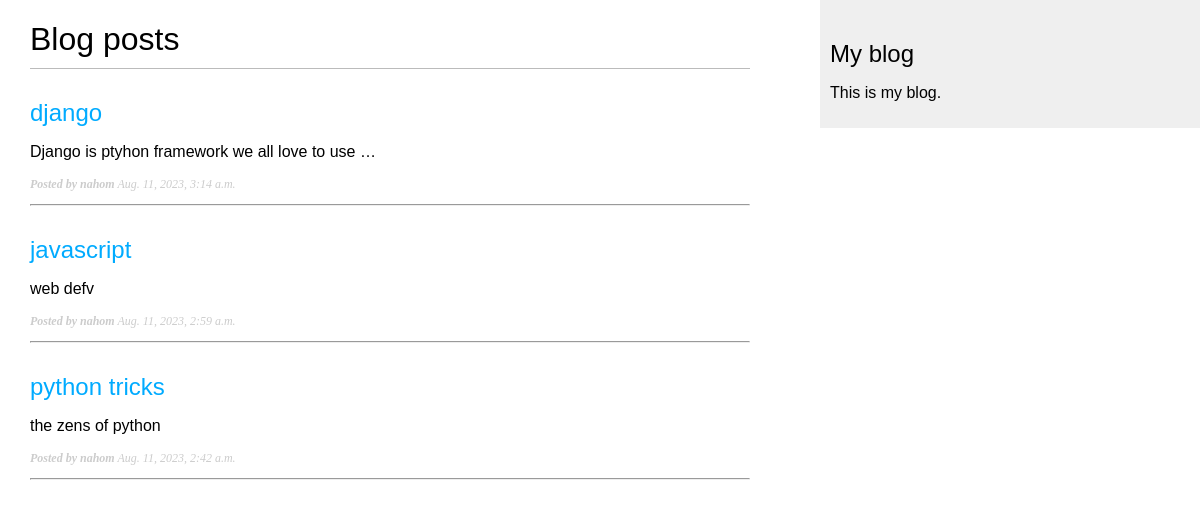
Screenshot of /blog/ with the database file from the repository.
### blog/models.py (models this page shows, shortened)
class Post(models.Model):
    class Status(models.TextChoices):
        DRAFT='DR', 'Draft'
        PUBLISHED = 'PB', 'Published'
    title = models.CharField(max_length=150)
    author = models.ForeignKey(User, on_delete=models.CASCADE, related_name='blog_posts')
    slug = models.SlugField(max_length=150, unique_for_date='publish')
    body = models.TextField()
    publish = models.DateTimeField(default=timezone.now)
    created = models.DateTimeField(auto_now_add=True)
    updated = models.DateTimeField(auto_now=True)
    status = models.CharField(max_length=2, choices=Status.choices, default=Status.DRAFT)
    objects = models.Manager()
    published = PublishedManager()
    class Meta:
        ordering = ['-publish']
        indexes = [models.Index(fields=['-publish']),]
    def get_absolute_url(self):
        return reverse('blog:post_detail', args=[self.publish.year,
                                                self.publish.month,
                                                self.publish.day,
                                                self.slug,])

### blog/views.py (the view)
# urls.py: path('', views.post_list, name='post_list'),
def post_list(request):
    posts = Post.published.all()
    return render(request, 'blog/post/list.html', {'posts': posts})

### blog/models.py (called while the page is built)
    def get_queryset(self):
        return super().get_queryset()\
            .filter(status=Post.Status.PUBLISHED)

### blog/templates/blog/post/list.html (shortened to what this page needs)
{% extends 'blog/base.html' %}
{% block content %}
    <h1>Blog posts</h1>
    {% for post in posts %}
        <h2>
            <a href="{{ post.get_absolute_url }}"> {{post.title}} </a>
        </h2>
        <p>{{ post.body|truncatewords:9|linebreaks }}</p>
        <p class="date"><b>Posted by {{post.author}}</b> <i>{{post.publish}}</i></p>
        <hr>
    {% endfor %}
{% endblock %}

### blog/static/css/blog.css (style rules this page uses)
body { margin:0; padding:0; font-family:helvetica, sans-serif; }
a { color:#00abff; text-decoration:none; }
h1 { font-weight:normal; border-bottom:1px solid #bbb; padding:0 0 10px 0; }
h2 { font-weight:normal; margin:30px 0 0; }
p.date { color:#ccc; font-family: georgia, serif; font-size: 12px; font-style: italic; }

### rows the page displays
Post: title "django", body "Django is ptyhon framework we all love to use …", author "nahom", publish "Aug. 11, 2023, 3:14 a.m."
Post: title "javascript", body "web defv", author "nahom", publish "Aug. 11, 2023, 2:59 a.m."
Post: title "python tricks", body "the zens of python", author "nahom", publish "Aug. 11, 2023, 2:42 a.m."
